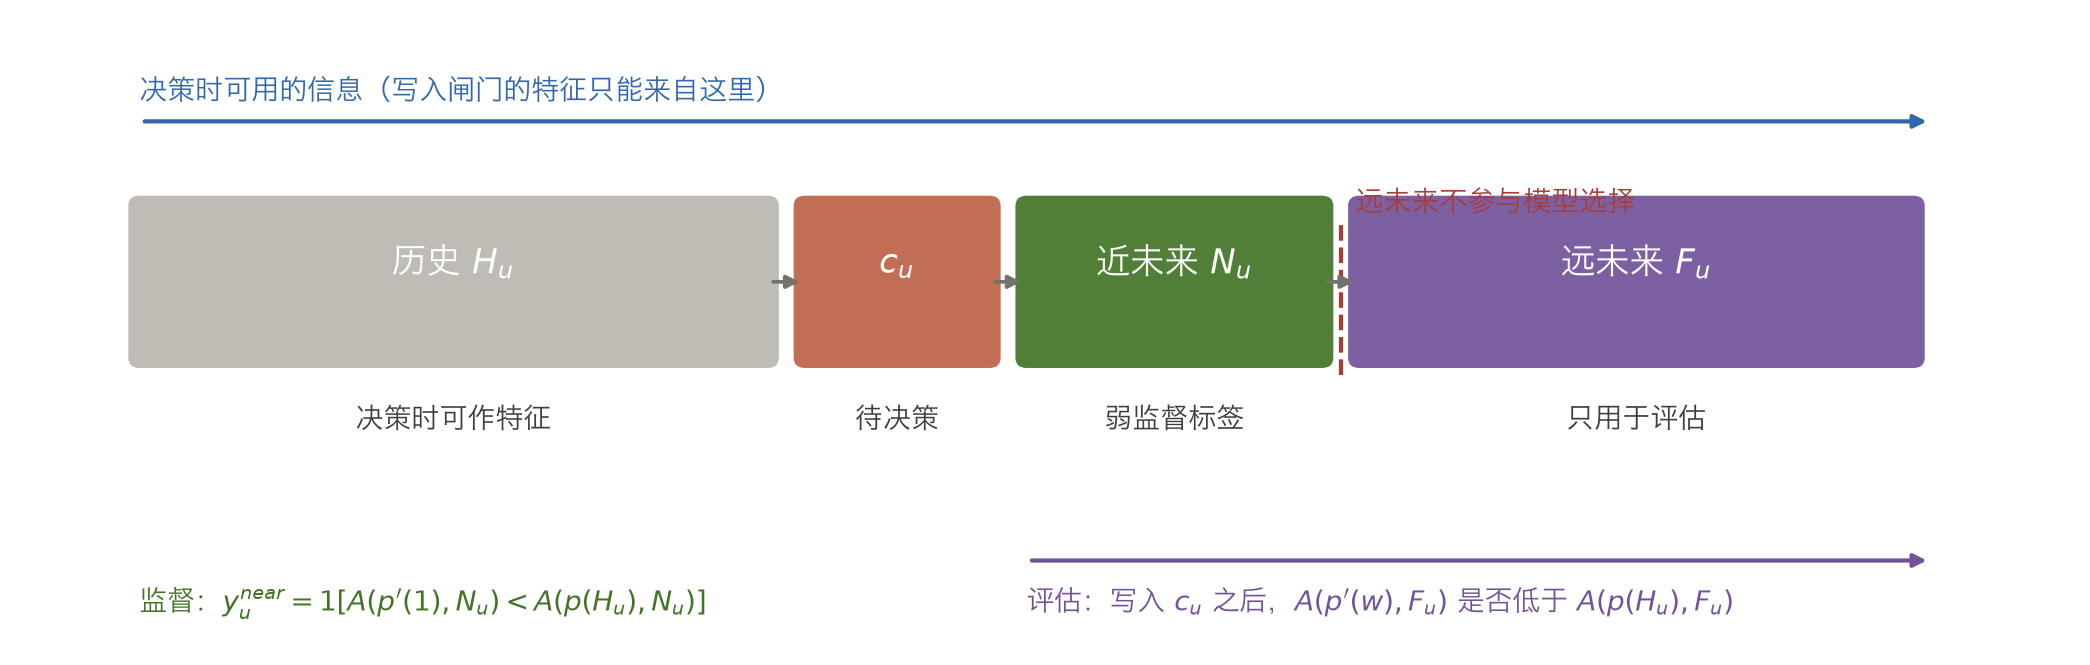

Reproduce this figure in Python.
"""Schematic of the chronological near/far protocol in "Prediction Is Not Memory"."""
import matplotlib
matplotlib.use("Agg")
import matplotlib.pyplot as plt
import matplotlib as mpl
from matplotlib.patches import FancyBboxPatch, Rectangle

mpl.rcParams["font.sans-serif"] = ["Hiragino Sans GB", "Heiti SC", "DejaVu Sans"]
mpl.rcParams["axes.unicode_minus"] = False

GREY, ORANGE, GREEN, PURPLE, BLUE, RED = (
    "#b9b7ae", "#BD6245", "#437426", "#725299", "#3266AD", "#A73D39")

fig, ax = plt.subplots(figsize=(11.0, 3.5))
ax.set_xlim(-0.4, 10.6)
ax.set_ylim(-1.5, 2.1)
ax.axis("off")

blocks = [
    (0.2, 3.4, GREY, "历史 $H_u$", "决策时可作特征"),
    (3.8, 1.0, ORANGE, "$c_u$", "待决策"),
    (5.0, 1.6, GREEN, "近未来 $N_u$", "弱监督标签"),
    (6.8, 3.0, PURPLE, "远未来 $F_u$", "只用于评估"),
]
for x, w, col, name, sub in blocks:
    ax.add_patch(FancyBboxPatch((x, 0.15), w, 0.9, boxstyle="round,pad=0.06",
                                fc=col, ec="none", alpha=.92))
    ax.text(x + w / 2, 0.72, name, ha="center", va="center", color="white", fontsize=13)
    ax.text(x + w / 2, -0.12, sub, ha="center", va="top", color="#3d3d3a", fontsize=10.5)
    ax.text(x + w / 2, -0.55, "", ha="center")

for x0, x1 in [(3.6, 3.8), (4.8, 5.0), (6.6, 6.8)]:
    ax.annotate("", xy=(x1, 0.6), xytext=(x0, 0.6),
                arrowprops=dict(arrowstyle="-|>", color="#73726c", lw=1.4))

ax.annotate("", xy=(9.9, 1.55), xytext=(0.2, 1.55),
            arrowprops=dict(arrowstyle="-|>", color=BLUE, lw=1.6))
ax.text(0.2, 1.68, "决策时可用的信息（写入闸门的特征只能来自这里）", color=BLUE, fontsize=10.5)

ax.plot([6.7, 6.7], [0.05, 0.95], color=RED, lw=1.6, ls="--")
ax.text(6.78, 1.0, "远未来不参与模型选择", color=RED, fontsize=10.5, ha="left", va="bottom")

ax.annotate("", xy=(9.9, -1.05), xytext=(5.0, -1.05),
            arrowprops=dict(arrowstyle="-|>", color=PURPLE, lw=1.6))
ax.text(5.0, -1.35, "评估：写入 $c_u$ 之后，$A(p'(w),F_u)$ 是否低于 $A(p(H_u),F_u)$",
        color=PURPLE, fontsize=10.5)

ax.text(0.2, -1.35, "监督：$y^{near}_u=1[A(p'(1),N_u)< A(p(H_u),N_u)]$",
        color=GREEN, fontsize=10.5)

fig.tight_layout()
fig.savefig("fig-protocol.png", dpi=190)
print("saved fig-protocol.png")
